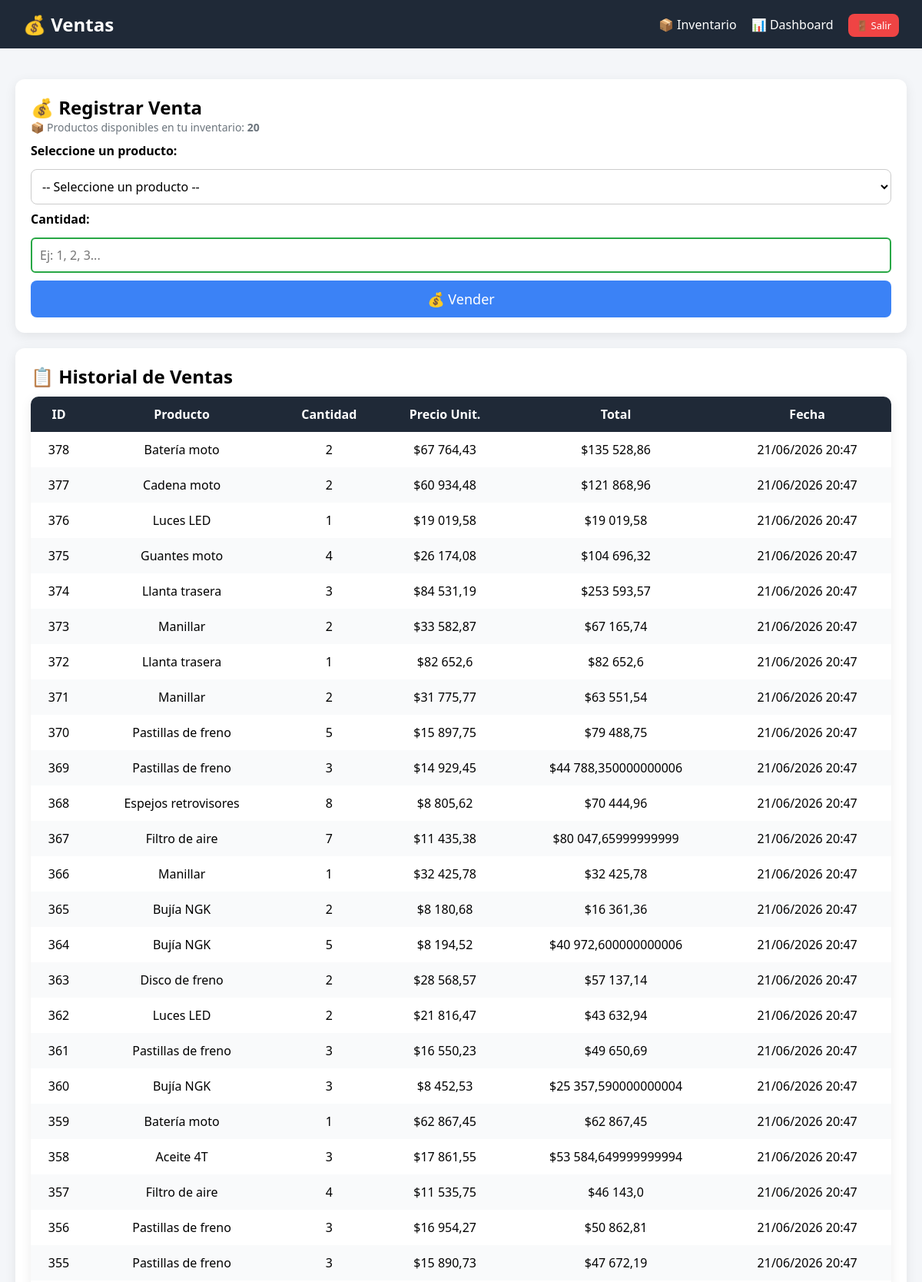
/ventas/ (signed in, upper part), run on the app's committed database.
### inventario_app/models.py (models this page shows, shortened)
class Venta(models.Model):
    producto = models.CharField(max_length=120)
    cantidad = models.IntegerField()
    precio = models.FloatField()
    fecha = models.DateTimeField(auto_now_add=True)
    inventario = models.ForeignKey(Inventario, on_delete=models.CASCADE)
    @property
    def total(self):
        return self.cantidad * self.precio

### inventario_app/views.py (the view)
# urls.py: path('ventas/', views.ventas, name='ventas'),
@login_required
def ventas(request):
    try:
        perfil = UsuarioInventario.objects.get(usuario=request.user)
        inventario = perfil.inventario
    except UsuarioInventario.DoesNotExist:
        inventario = Inventario.objects.first()
    productos = Producto.objects.filter(inventario=inventario)
    ventas_list = Venta.objects.filter(inventario=inventario).order_by('-id')
    total_ventas = Venta.objects.filter(inventario=inventario).aggregate(
        total=Sum('cantidad') * Sum('precio')
    )['total'] or 0
    return render(request, 'inventario_app/ventas.html', {
        'productos': productos,      # ✅ ESTO ES OBLIGATORIO
        'ventas': ventas_list,
        'total_ventas': total_ventas
    })

### inventario_app/templates/inventario_app/ventas.html (shortened to what this page needs)
<!DOCTYPE html>
<html>
<head>
    {% load static %}
    {% load humanize %}
    <link rel="stylesheet" href="{% static 'style.css' %}">
</head>
<body>
    <div class="navbar">
        <h2>💰 Ventas</h2>
        <div>
            <a href="{% url 'index' %}">📦 Inventario</a>
            <a href="{% url 'dashboard' %}">📊 Dashboard</a>
            <a href="{% url 'logout' %}" class="btn btn-danger">🚪 Salir</a>
        </div>
    </div>
    <div class="container">
        <div class="card">
            <h2>💰 Registrar Venta</h2>
            <div class="productos-count">
                📦 Productos disponibles en tu inventario: <strong>{{ productos|length }}</strong>
            </div>
            <form method="POST" action="{% url 'registrar_venta' %}">
                <label for="producto_id" style="font-weight: bold; display: block; margin-bottom: 5px;">
                    Seleccione un producto:
                </label>
                <select name="producto_id" id="producto_id" class="select-producto" required>
                    <option value="">-- Seleccione un producto --</option>
                </select>
                <label for="cantidad" style="font-weight: bold; display: block; margin-bottom: 5px;">
                    Cantidad:
                </label>
                <input name="cantidad" id="cantidad" type="number" placeholder="Ej: 1, 2, 3..." required min="1"
                       style="width: 100%; padding: 10px; font-size: 16px; border: 2px solid #28a745; border-radius: 6px; margin-bottom: 10px;">
                <button class="btn btn-primary" type="submit" style="width: 100%; padding: 12px; font-size: 18px;">
                    💰 Vender
                </button>
            </form>
        </div>
        <div class="card">
            <h2>📋 Historial de Ventas</h2>
            {% if ventas %}
                <table>
                    <thead>
                        <tr>
                            <th>ID</th>
                            <th>Producto</th>
                            <th>Cantidad</th>
                            <th>Precio Unit.</th>
                            <th>Total</th>
                            <th>Fecha</th>
                        </tr>
                    </thead>
                    <tbody>
                        {% for v in ventas %}
                        <tr>
                            <td>{{ v.id }}</td>
                            <td>{{ v.producto }}</td>
                            <td>{{ v.cantidad|intcomma }}</td>
                            <td>${{ v.precio|intcomma }}</td>
                            <td>${{ v.total|intcomma }}</td>
                            <td>{{ v.fecha|date:"d/m/Y H:i" }}</td>
                        </tr>
                        {% endfor %}
                    </tbody>
                </table>
            {% else %}
                <p style="text-align: center; color: #6c757d; padding: 20px;">
                    No hay ventas registradas aún.
                </p>
            {% endif %}
        </div>
    </div>
</body>
</html>

### static/style.css (style rules this page uses)
* { margin: 0; padding: 0; box-sizing: border-box; font-family: 'Segoe UI', Tahoma, Geneva, Verdana, sans-serif; }
body { background: #f4f6f9; }
.navbar { display: flex; justify-content: space-between; align-items: center; background: #1f2937; color: white; padding: 15px 30px; }
.navbar h2 { display: flex; align-items: center; gap: 10px; }
.navbar a { color: white; text-decoration: none; margin-left: 15px; font-weight: 500; }
.container { padding: 20px; }
.card { background: white; padding: 20px; margin: 20px 0; border-radius: 12px; box-shadow: 0px 4px 15px rgba(0,0,0,0.08); }
.card input, .card select { width: 100%; padding: 10px; margin: 8px 0; border-radius: 8px; border: 1px solid #ccc; }
.btn { padding: 6px 10px; border-radius: 8px; border: none; cursor: pointer; font-size: 13px; }
.btn-primary { background: #3b82f6; color: white; }
.btn-danger { background: #ef4444; color: white; }
.card button { width: 100%; background: #3b82f6; color: white; }
table { width: 100%; border-collapse: collapse; margin-top: 10px; background: white; border-radius: 10px; overflow: hidden; box-shadow: 0px 4px 15px rgba(0,0,0,0.08); }
table thead { background: #1f2937; color: white; }
table th, table td { padding: 12px; text-align: center; }
table tr:nth-child(even) { background: #f9fafb; }

### inventario_app/templates/inventario_app/ventas.html (style rules this page uses)
.productos-count { color: #6c757d; font-size: 14px; margin-bottom: 10px; }
.select-producto { width: 100%; padding: 10px; font-size: 16px; border: 2px solid #007bff; border-radius: 6px; background: white; margin-bottom: 10px; }
.select-producto option { padding: 8px; }

### data on the page
Venta: id "378", producto "Batería moto", cantidad "2", precio "67 764,43", total "135 528,86", fecha "21/06/2026 20:47"
Venta: id "377", producto "Cadena moto", cantidad "2", precio "60 934,48", total "121 868,96", fecha "21/06/2026 20:47"
Venta: id "376", producto "Luces LED", cantidad "1", precio "19 019,58", total "19 019,58", fecha "21/06/2026 20:47"
Venta: id "375", producto "Guantes moto", cantidad "4", precio "26 174,08", total "104 696,32", fecha "21/06/2026 20:47"
Venta: id "374", producto "Llanta trasera", cantidad "3", precio "84 531,19", total "253 593,57", fecha "21/06/2026 20:47"
Venta: id "373", producto "Manillar", cantidad "2", precio "33 582,87", total "67 165,74", fecha "21/06/2026 20:47"
Venta: id "372", producto "Llanta trasera", cantidad "1", precio "82 652,6", total "82 652,6", fecha "21/06/2026 20:47"
Venta: id "371", producto "Manillar", cantidad "2", precio "31 775,77", total "63 551,54", fecha "21/06/2026 20:47"
Venta: id "370", producto "Pastillas de freno", cantidad "5", precio "15 897,75", total "79 488,75", fecha "21/06/2026 20:47"
Venta: id "369", producto "Pastillas de freno", cantidad "3", precio "14 929,45", total "44 788,350000000006", fecha "21/06/2026 20:47"
Venta: id "368", producto "Espejos retrovisores", cantidad "8", precio "8 805,62", total "70 444,96", fecha "21/06/2026 20:47"
Venta: id "367", producto "Filtro de aire", cantidad "7", precio "11 435,38", total "80 047,65999999999", fecha "21/06/2026 20:47"
Venta: id "366", producto "Manillar", cantidad "1", precio "32 425,78", total "32 425,78", fecha "21/06/2026 20:47"
Venta: id "365", producto "Bujía NGK", cantidad "2", precio "8 180,68", total "16 361,36", fecha "21/06/2026 20:47"
Venta: id "364", producto "Bujía NGK", cantidad "5", precio "8 194,52", total "40 972,600000000006", fecha "21/06/2026 20:47"
Venta: id "363", producto "Disco de freno", cantidad "2", precio "28 568,57", total "57 137,14", fecha "21/06/2026 20:47"
Venta: id "362", producto "Luces LED", cantidad "2", precio "21 816,47", total "43 632,94", fecha "21/06/2026 20:47"
Venta: id "361", producto "Pastillas de freno", cantidad "3", precio "16 550,23", total "49 650,69", fecha "21/06/2026 20:47"
Venta: id "360", producto "Bujía NGK", cantidad "3", precio "8 452,53", total "25 357,590000000004", fecha "21/06/2026 20:47"
Venta: id "359", producto "Batería moto", cantidad "1", precio "62 867,45", total "62 867,45", fecha "21/06/2026 20:47"
Venta: id "358", producto "Aceite 4T", cantidad "3", precio "17 861,55", total "53 584,649999999994", fecha "21/06/2026 20:47"
Venta: id "357", producto "Filtro de aire", cantidad "4", precio "11 535,75", total "46 143,0", fecha "21/06/2026 20:47"
Venta: id "356", producto "Pastillas de freno", cantidad "3", precio "16 954,27", total "50 862,81", fecha "21/06/2026 20:47"
Venta: id "355", producto "Pastillas de freno", cantidad "3", precio "15 890,73", total "47 672,19", fecha "21/06/2026 20:47"

### other printed values
{{ productos|length }} "20"
